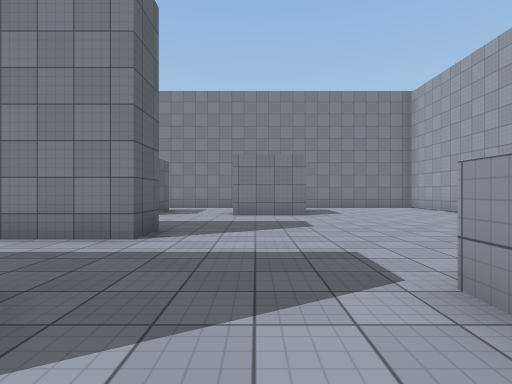
View 1 (above)

20 first-person views from a walk through a Unity game level. The camera is 1.3 m above the floor, looks level and sees 80° across. The floor is counted in squares, 2 m on a side. Each view is taken from the middle of a square. On the plan, view 1 faces up. The plan holds only what a view shows up to about 10 squares ahead; the rest is blank. Door leaves are left out, so doorways stand open. Surface patterns are stand-ins for the level's own textures.

View 2
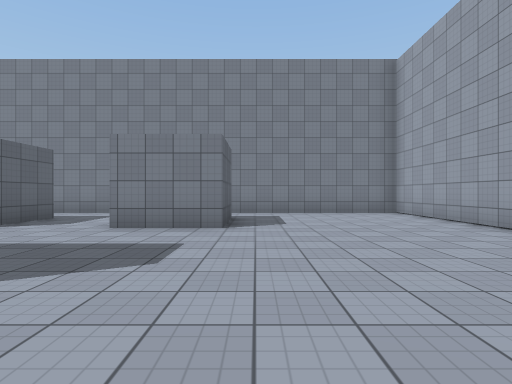

View 3
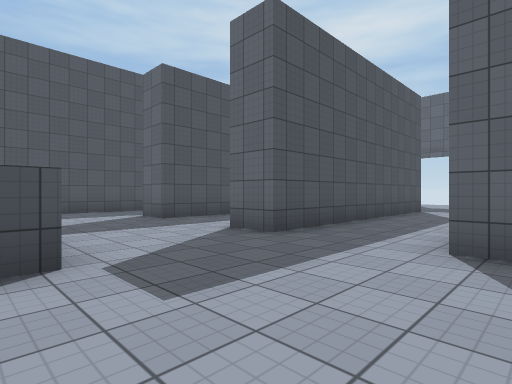

View 4
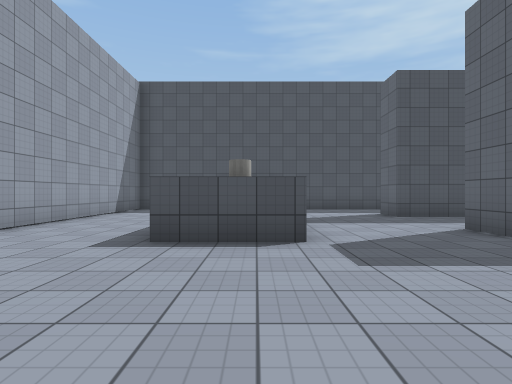

View 5
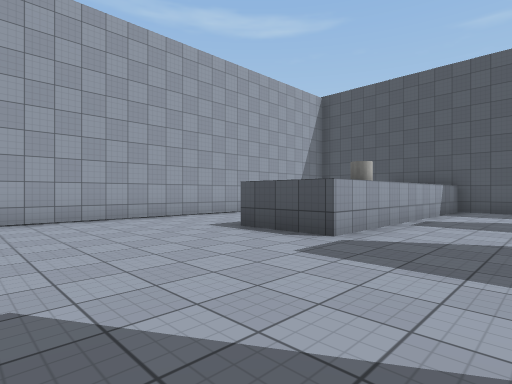

View 6
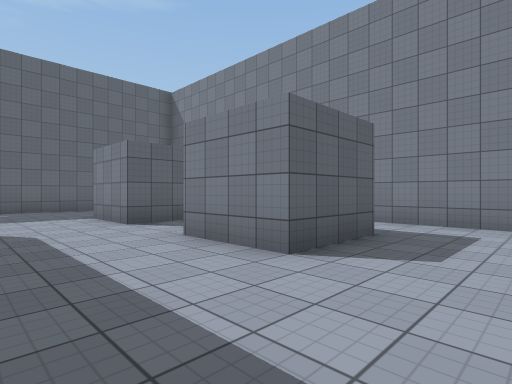

View 7
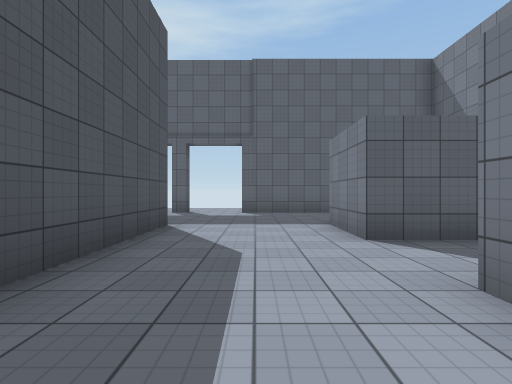

View 8
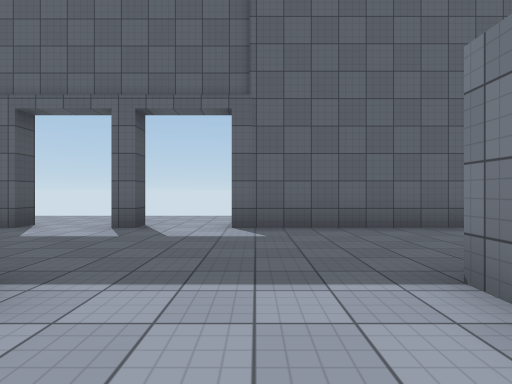

View 9
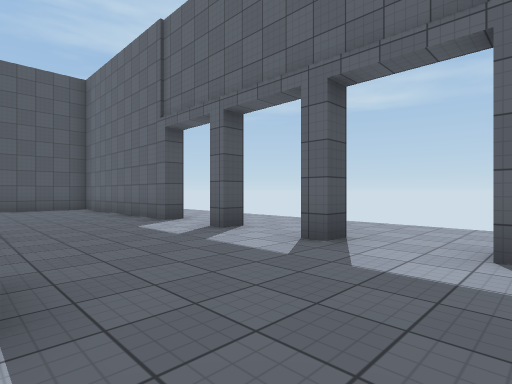

View 10
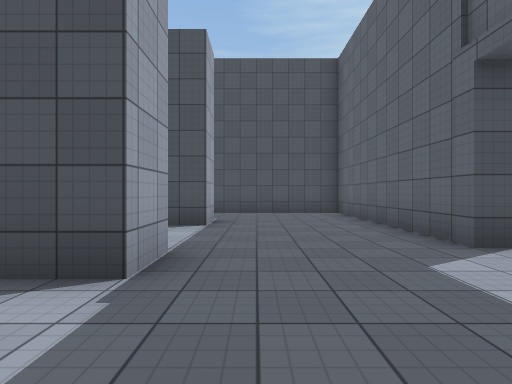

View 11
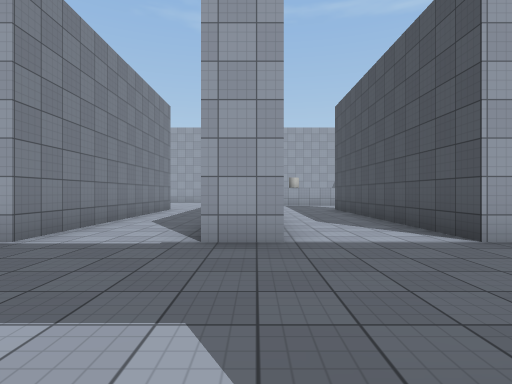

View 12
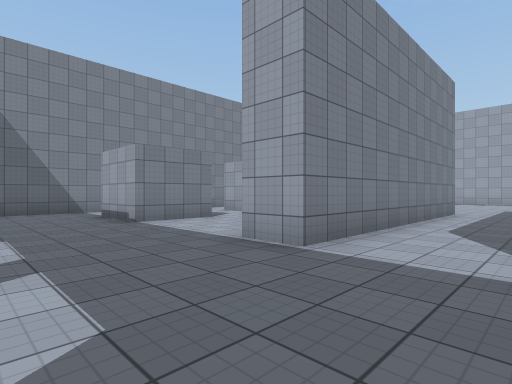

View 13
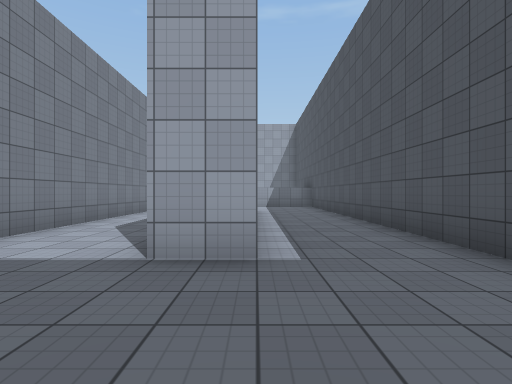

View 14
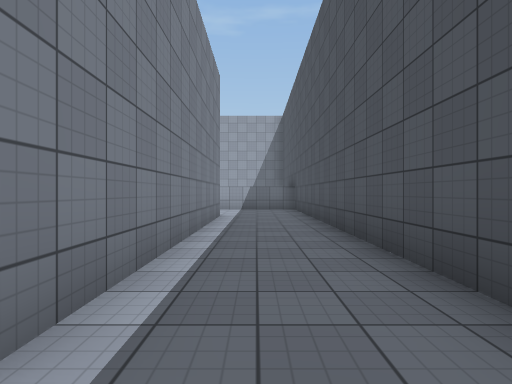

View 15
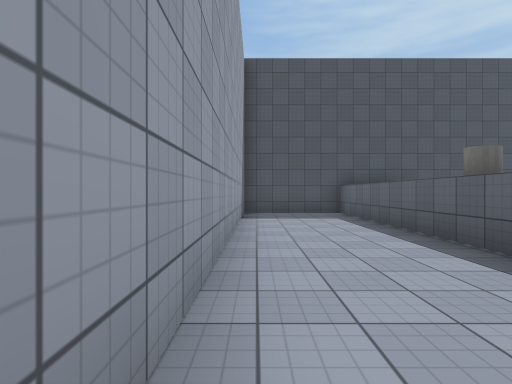

View 16
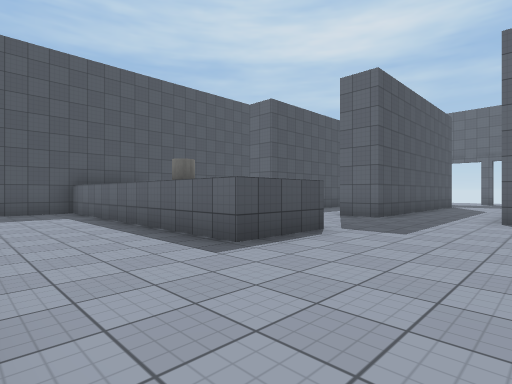

View 17
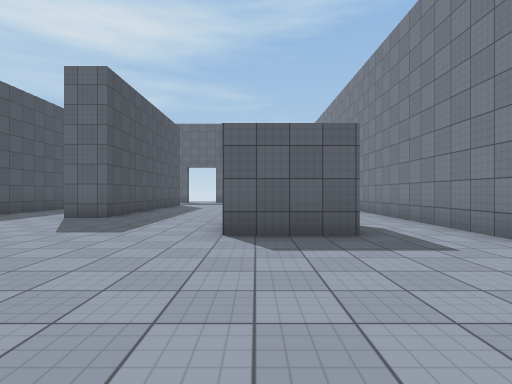

View 18
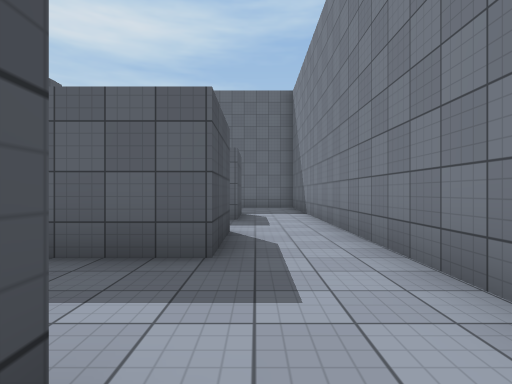

View 19
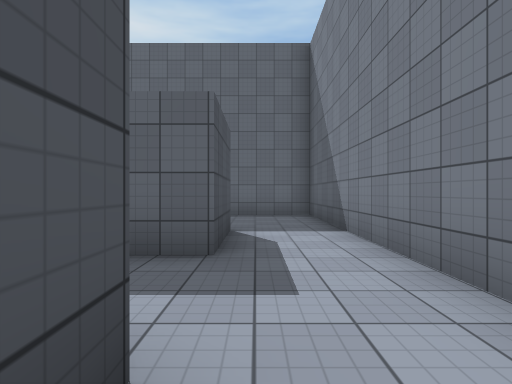

View 20
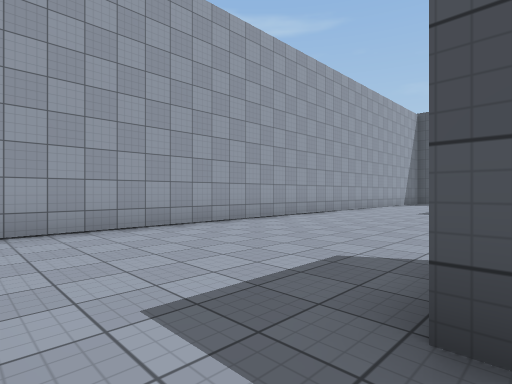

### Floor plan
Points are (right, up) in squares from view 1. A wall is a line through its corners. A room is listed if a view was taken in it or the views show most of it. See-through windows are left out.
Room 1 (views 1, 2, 3, 4, 5, 6, 7, 8, 9, 10, 11, 12, 13, 14, 15, 16, 17, 18, 19, 20)
walls: (-1.7, 4.2) (-9, 4.2) (-9, 5.3) (-1.7, 5.3) (-1.7, 4.2); (-2, 0.6) (-7.8, 0.6); (-1.7, -1.9) (-1.7, -3) (-9, -3) (-9, -1.9) (-1.7, -1.9); (-9, 0.6) (-9, 1.7) (-1.7, 1.7) (-1.7, 0.6); (-7.2, 8.5) (-9, 8.5) (-9, 10.6) (-7.2, 10.6) (-7.2, 8.5); (-5.1, 10.6) (-3, 10.6) (-3, 8.5) (-5.1, 8.5); (1.4, 10.6) (1.4, 8.5) (-0.8, 8.5); (-13.1, 2.6) (-12.6, 2.6) (-12.6, 2.1); (-13.1, 4.8) (-12.6, 4.8) (-12.6, 4.4); (-13.1, 0.5) (-12.6, 0.5) (-12.6, -5.4) (1.3, -5.4) (1.3, 2) (3.4, 2) (3.4, -5.4) (6.4, -5.4) (6.4, 12.5) (-12.6, 12.5) (-12.6, 6.5)
ways out: opening at (-13, 1.5); opening at (-13, 6)

Where each view was taken, in squares from view 1:
view 1: 0 up, 0 right, facing up
view 2: 3 up, 2 right, facing up
view 3: 5 up, 2 right, facing down-left
view 4: 6 up, 2 right, facing down
view 5: 6 up, 1 left, facing down-right
view 6: 6 up, 1 left, facing up-left
view 7: 7 up, 3 left, facing left
view 8: 7 up, 7 left, facing left
view 9: 7 up, 9 left, facing down-left
view 10: 4 up, 10 left, facing down
view 11: 1 up, 13 left, facing right
view 12: 2 up, 12 left, facing up-right
view 13: 3 down, 12 left, facing right
view 14: 4 down, 10 left, facing right
view 15: 4 up, 6 right, facing down
view 16: 5 up, 6 right, facing down-left
view 17: 9 up, 6 right, facing left
view 18: 11 up, 0 right, facing left
view 19: 11 up, 4 left, facing left
view 20: 12 up, 1 right, facing down-right
